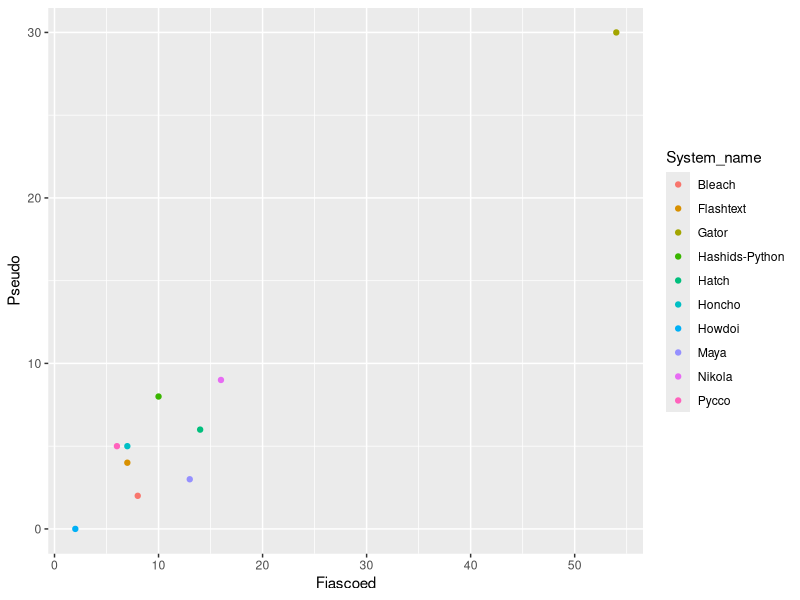

Generate this figure with R: (Note: this script raises an error after producing the figure.)
library(tidyverse)
library(tibble)
library(xtable)

Exp_result <- read.csv("./result.txt")
View(Exp_result)


ggplot(data = Exp_result, mapping = aes(x = Fiascoed, y = Pseudo, color = System_name)) + geom_point()


pseudoFound <- tibble(sys_name = Exp_result$System_name, fiascoed = Exp_result$Fiascoed, pseudo = Exp_result$Pseudo)
View(pseudoFound)
print(xtable(pseudoFound, type = "latex"), file = "pseudoTable.tex", table.placement = "H")

Exp_result$Change <- Exp_result$Function_cov - Exp_result$UC
attach(Exp_result)

tableRem <- Exp_result[0:9]
tableRem$Change <- Exp_result$Change

print(xtable(tableRem, type = "latex"), size = "tiny", file = "FullTable.tex", table.placement = "H")
Exp_result$var <- Exp_result$Pseudo/Exp_result$Fiascoed
cor(State_Cov, Pseudo)
ggscatter(Exp_result, x = "State_Cov", y = "var", 
          add = "reg.line", conf.int = TRUE, 
          cor.coef = TRUE, cor.method = "pearson",
          xlab = "Statement Coverage", ylab = "Ratio of Pseudo/Fiascoed")
fit1 <- lm(State_Cov ~ Pseudo, data = Exp_result)
ggplot(data = Exp_result, mapping = aes(x = State_Cov, y = Pseudo)) + geom_point() + stat_smooth(method = "lm")

ggsave("stateCovPlot.pdf", plot = last_plot(), device = "pdf", path = "./images")

StringsUsed = sum(Exp_result$Num_Strings)
BooleansUsed = sum(Exp_result$Num_Boolean)
IntsUsed = sum(Exp_result$Num_Integer)
FloatsUsed = sum(Exp_result$Num_Float)

StringsPseudo = sum(Exp_result$Pseudo_Strings)
BooleansPseudo = sum(Exp_result$Pseudo_Booleans)
IntsPseudo = sum(Exp_result$Pseudo_Integer)
FloatsPseudo = sum(Exp_result$Pseudo_Float)

StringsRat = (StringsPseudo/StringsUsed)
BooleansRat = BooleansPseudo/BooleansUsed
IntsRat = IntsPseudo/IntsUsed
FloatsRat = FloatsPseudo/FloatsUsed

retTable <- tibble(Type = character(), Used = integer(), Found = integer(), ratio = numeric())
retTable <- retTable %>% add_row(Type = "Strings", Used = StringsUsed, Found = StringsPseudo, ratio = StringsRat)
retTable <- retTable %>% add_row(Type = "Booleans", Used = BooleansUsed, Found = BooleansPseudo, ratio = BooleansRat)
retTable <- retTable %>% add_row(Type = "Ints", Used = IntsUsed, Found = IntsPseudo, ratio = IntsRat)
retTable <- retTable %>% add_row(Type = "Floats", Used = FloatsUsed, Found = FloatsPseudo, ratio = FloatsRat)

retTable$ratio <- paste(round(retTable$ratio*100,digits=1),"%",sep="")
View(retTable)
print(StringsRat)
print(BooleansRat)
print(IntsRat)
print(FloatsRat)

print(xtable(retTable, type = "latex"), file = "returnTable.tex", table.placement = "H")
